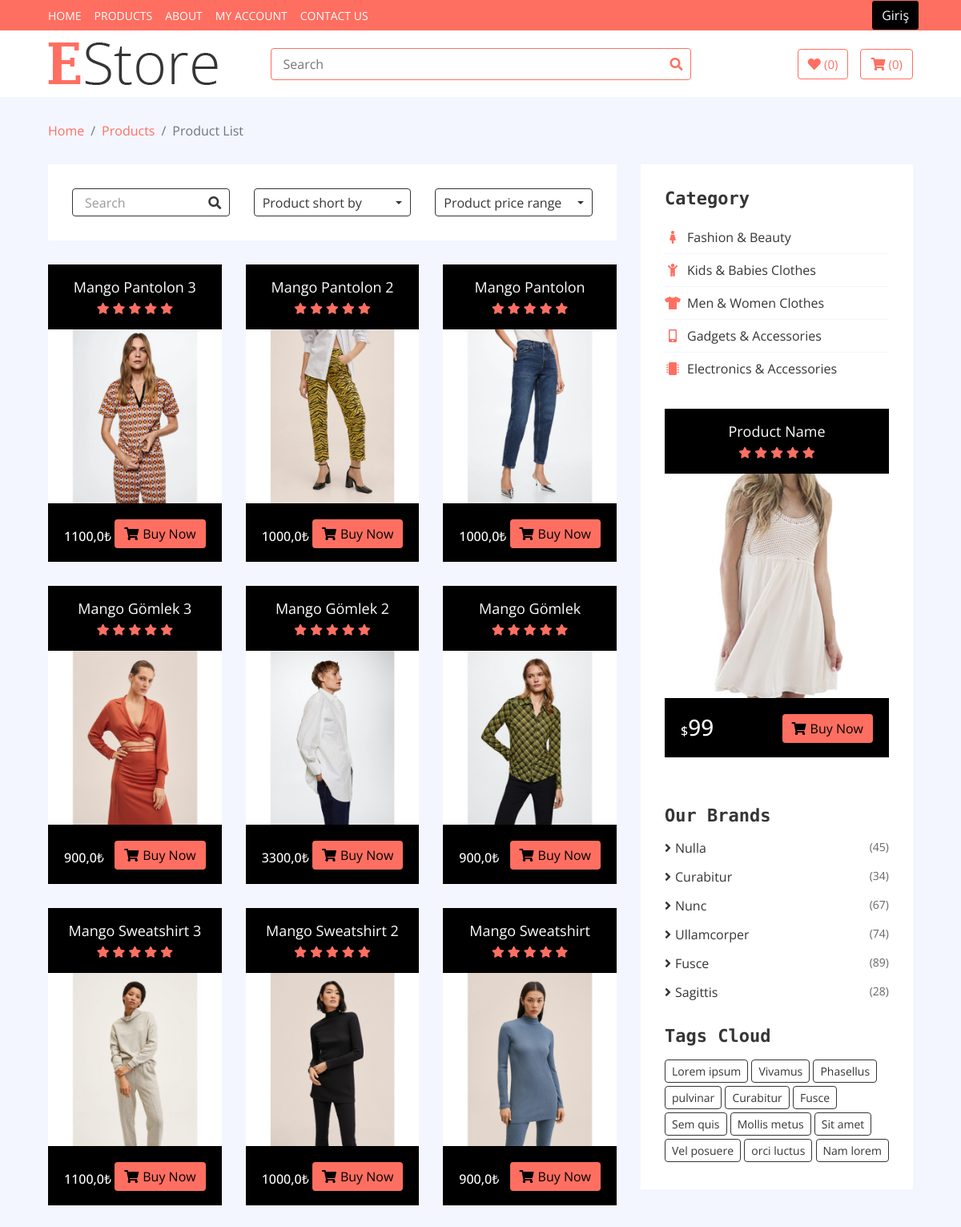
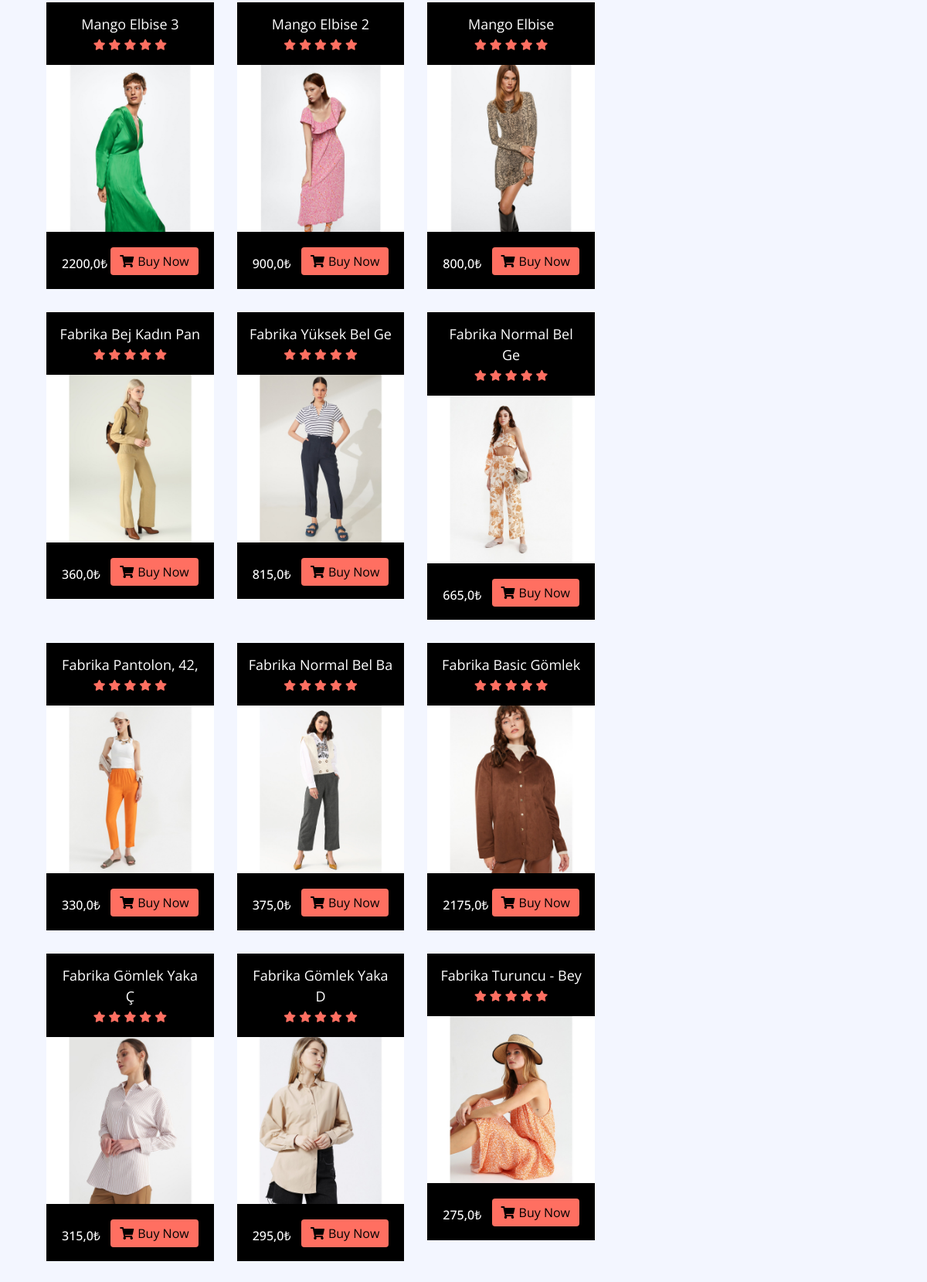
The app's page /shop/ (upper part) with its own data (2 pictures, top to bottom).
### myApp/models.py (models this page shows, shortened)
class ProductMain(models.Model):
   user = models.ForeignKey(User, verbose_name=("Kullanıcı"), on_delete=models.CASCADE)
   brand = models.ForeignKey(Brand, verbose_name=("Marka"), on_delete=models.CASCADE)
   category = models.ForeignKey(Category, verbose_name=("Kategori"), on_delete=models.CASCADE)
   title = models.CharField(("Başlık"), max_length=50)
   Description = models.TextField(("Açıklama"))
   comments = models.IntegerField(("Yorum Sayısı"), default=0)
   price = models.FloatField(("Fiyat"))
   slug = models.SlugField(("Slug"), blank=True, null=True)
   image = models.ImageField(("Ürün Kart Resmi"), upload_to="product", max_length=350, null=True)
   rating = models.FloatField(("Ürün Puanı"), default=0)

### myApp/views.py (the view)
# urls.py: path('shop/', shopPage, name="shopPage"),
def shopPage(request):
   product_list = ProductMain.objects.all().order_by("-id")
   context = {
      "product_list":product_list,
   }
   return render(request, "product-list.html", context)

### myApp/context_processors.py (called while the page is built)
def myContext(request):
    basketlength=0
    if request.user.is_authenticated:
        basketlength = len(BasketShop.objects.filter(user=request.user))
    return {'basketlength':basketlength}

### myApp/templates/product-list.html (shortened to what this page needs)
{% extends 'base.html' %}
{% load static %}
{% block body %}
        <div class="bottom-bar">
            <div class="container-fluid">
                <div class="row align-items-center">
                    <div class="col-md-3">
                        <div class="logo">
                            <a href="index.html">
                                <img src="{% static 'img/logo.png' %}" alt="Logo">
                            </a>
                        </div>
                    </div>
                    <div class="col-md-6">
                        <div class="search">
                            <input type="text" placeholder="Search">
                            <button><i class="fa fa-search"></i></button>
                        </div>
                    </div>
                    <div class="col-md-3">
                        <div class="user">
                            <a href="wishlist.html" class="btn wishlist">
                                <i class="fa fa-heart"></i>
                                <span>(0)</span>
                            </a>
                            <a href="cart.html" class="btn cart">
                                <i class="fa fa-shopping-cart"></i>
                                <span>(0)</span>
                            </a>
                        </div>
                    </div>
                </div>
            </div>
        </div>
        <div class="breadcrumb-wrap">
            <div class="container-fluid">
                <ul class="breadcrumb">
                    <li class="breadcrumb-item"><a href="#">Home</a></li>
                    <li class="breadcrumb-item"><a href="#">Products</a></li>
                    <li class="breadcrumb-item active">Product List</li>
                </ul>
            </div>
        </div>
        <div class="product-view">
            <div class="container-fluid">
                <div class="row">
                    <div class="col-lg-8">
                        <div class="row">
                            <div class="col-md-12">
                                <div class="product-view-top">
                                    <div class="row">
                                        <div class="col-md-4">
                                            <div class="product-search">
                                                <input type="email" value="Search">
                                                <button><i class="fa fa-search"></i></button>
                                            </div>
                                        </div>
                                        <div class="col-md-4">
                                            <div class="product-short">
                                                <div class="dropdown">
                                                    <div class="dropdown-toggle" data-toggle="dropdown">Product short by</div>
                                                </div>
                                            </div>
                                        </div>
                                        <div class="col-md-4">
                                            <div class="product-price-range">
                                                <div class="dropdown">
                                                    <div class="dropdown-toggle" data-toggle="dropdown">Product price range</div>
                                                </div>
                                            </div>
                                        </div>
                                    </div>
                                </div>
                            </div>
                            {% for i in product_list %}
                                <div class="col-md-4">
                                    <div class="product-item">
                                        <div class="product-title">
                                            <a href="shop-single.html">{{ i.title|slice:":21" }}</a>
                                            <div class="ratting">
                                                <i class="fa fa-star"></i>
                                                <i class="fa fa-star"></i>
                                                <i class="fa fa-star"></i>
                                                <i class="fa fa-star"></i>
                                                <i class="fa fa-star"></i>
                                            </div>
                                        </div>
                                        <div class="product-image">
                                            <a href="product-detail.html">
                                                <img src="{{ i.image.url }}" alt="Product Image">
                                            </a>
                                        </div>
                                        <div class="product-price">
                                            <h3><span>{{ i.price }}₺</span></h3>
                                            <a class="btn" href=""><i class="fa fa-shopping-cart"></i>Buy Now</a>
                                        </div>
                                    </div>
                                </div>
                             {% endfor %}
                        </div>
                    </div>
                    <div class="col-lg-4 sidebar">
                        <div class="sidebar-widget category">
                            <h2 class="title">Category</h2>
                            <nav class="navbar bg-light">
                                <ul class="navbar-nav">
                                    <li class="nav-item">
                                        <a class="nav-link" href="#"><i class="fa fa-female"></i>Fashion & Beauty</a>
                                    </li>
                                    <li class="nav-item">
                                        <a class="nav-link" href="#"><i class="fa fa-child"></i>Kids & Babies Clothes</a>
                                    </li>
                                    <li class="nav-item">
                                        <a class="nav-link" href="#"><i class="fa fa-tshirt"></i>Men & Women Clothes</a>
                                    </li>
                                    <li class="nav-item">
                                        <a class="nav-link" href="#"><i class="fa fa-mobile-alt"></i>Gadgets & Accessories</a>
                                    </li>
                                    <li class="nav-item">
                                        <a class="nav-link" href="#"><i class="fa fa-microchip"></i>Electronics & Accessories</a>
                                    </li>
                                </ul>
                            </nav>
                        </div>
                        <div class="sidebar-widget widget-slider">
                            <div class="sidebar-slider normal-slider">
                                <div class="product-item">
                                    <div class="product-title">
                                        <a href="#">Product Name</a>
                                        <div class="ratting">
                                            <i class="fa fa-star"></i>
                                            <i class="fa fa-star"></i>
                                            <i class="fa fa-star"></i>
                                            <i class="fa fa-star"></i>
                                            <i class="fa fa-star"></i>
                                        </div>
                                    </div>
                                    <div class="product-image">
                                        <a href="product-detail.html">
                                            <img src="{% static 'img/product-10.jpg' %}" alt="Product Image">
                                        </a>
                                    </div>
                                    <div class="product-price">
                                        <h3><span>$</span>99</h3>
                                        <a class="btn" href=""><i class="fa fa-shopping-cart"></i>Buy Now</a>
                                    </div>
                                </div>
                            </div>
                        </div>
                        <div class="sidebar-widget brands">
                            <h2 class="title">Our Brands</h2>
                            <ul>
                                <li><a href="#">Nulla </a><span>(45)</span></li>
                                <li><a href="#">Curabitur </a><span>(34)</span></li>
                                <li><a href="#">Nunc </a><span>(67)</span></li>
                                <li><a href="#">Ullamcorper</a><span>(74)</span></li>
                                <li><a href="#">Fusce </a><span>(89)</span></li>
                                <li><a href="#">Sagittis</a><span>(28)</span></li>
                            </ul>
                        </div>
                        <div class="sidebar-widget tag">
                            <h2 class="title">Tags Cloud</h2>
                            <a href="#">Lorem ipsum</a>
                            <a href="#">Vivamus</a>
                            <a href="#">Phasellus</a>
                            <a href="#">pulvinar</a>
                            <a href="#">Curabitur</a>
                            <a href="#">Fusce</a>
                            <a href="#">Sem quis</a>
                            <a href="#">Mollis metus</a>
                            <a href="#">Sit amet</a>
                            <a href="#">Vel posuere</a>
                            <a href="#">orci luctus</a>
                            <a href="#">Nam lorem</a>
                        </div>
                    </div>
                </div>
            </div>
        </div>
{% endblock body %}

### records on screen
ProductMain: title "Mango Pantolon 3", image (picture), price "1100,0"
ProductMain: title "Mango Pantolon 2", image (picture), price "1000,0"
ProductMain: title "Mango Pantolon", image (picture), price "1000,0"
ProductMain: title "Mango Gömlek 3", image (picture), price "900,0"
ProductMain: title "Mango Gömlek 2", image (picture), price "3300,0"
ProductMain: title "Mango Gömlek", image (picture), price "900,0"
ProductMain: title "Mango Sweatshirt 3", image (picture), price "1100,0"
ProductMain: title "Mango Sweatshirt 2", image (picture), price "1000,0"
ProductMain: title "Mango Sweatshirt", image (picture), price "900,0"
ProductMain: title "Mango Elbise 3", image (picture), price "2200,0"
ProductMain: title "Mango Elbise 2", image (picture), price "900,0"
ProductMain: title "Mango Elbise", image (picture), price "800,0"
ProductMain: title "Fabrika Bej Kadın Pan", image (picture), price "360,0"
ProductMain: title "Fabrika Yüksek Bel Ge", image (picture), price "815,0"
ProductMain: title "Fabrika Normal Bel Ge", image (picture), price "665,0"
ProductMain: title "Fabrika Pantolon, 42,", image (picture), price "330,0"
ProductMain: title "Fabrika Normal Bel Ba", image (picture), price "375,0"
ProductMain: title "Fabrika Basic Gömlek", image (picture), price "2175,0"
ProductMain: title "Fabrika Gömlek Yaka Ç", image (picture), price "315,0"
ProductMain: title "Fabrika Gömlek Yaka D", image (picture), price "295,0"
ProductMain: title "Fabrika Turuncu - Bey", image (picture), price "275,0"
